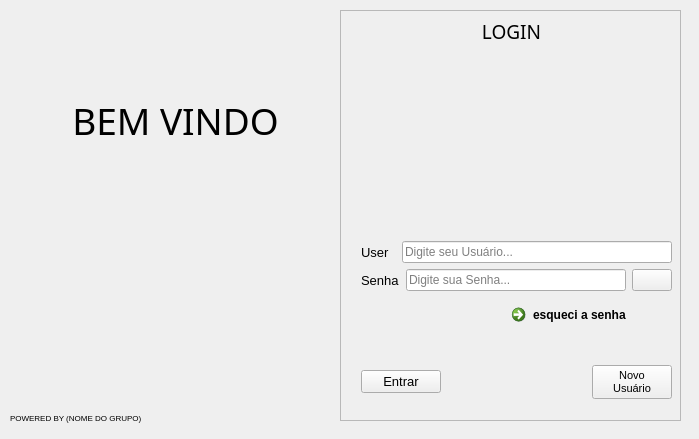
<?xml version="1.0" encoding="UTF-8"?>
<ui version="4.0">
 <class>MainWindow</class>
 <widget class="QMainWindow" name="MainWindow">
  <property name="geometry">
   <rect>
    <x>0</x>
    <y>0</y>
    <width>699</width>
    <height>439</height>
   </rect>
  </property>
  <property name="windowTitle">
   <string>MainWindow</string>
  </property>
  <property name="styleSheet">
   <string notr="true"/>
  </property>
  <widget class="QWidget" name="centralwidget">
   <widget class="QStackedWidget" name="stackedWidget">
    <property name="geometry">
     <rect>
      <x>340</x>
      <y>10</y>
      <width>341</width>
      <height>411</height>
     </rect>
    </property>
    <property name="frameShape">
     <enum>QFrame::StyledPanel</enum>
    </property>
    <property name="frameShadow">
     <enum>QFrame::Raised</enum>
    </property>
    <property name="currentIndex">
     <number>0</number>
    </property>
    <widget class="QWidget" name="stackedWidget_loginPage1_3">
     <widget class="QWidget" name="verticalLayoutWidget_5">
      <property name="geometry">
       <rect>
        <x>20</x>
        <y>230</y>
        <width>311</width>
        <height>158</height>
       </rect>
      </property>
      <layout class="QVBoxLayout" name="verticalLayout_3">
       <item>
        <layout class="QHBoxLayout" name="horizontalLayout_5">
         <item>
          <widget class="QLabel" name="label_user_3">
           <property name="font">
            <font>
             <family>MS Shell Dlg 2</family>
             <pointsize>10</pointsize>
             <weight>50</weight>
             <italic>false</italic>
             <bold>false</bold>
            </font>
           </property>
           <property name="text">
            <string>User  </string>
           </property>
          </widget>
         </item>
         <item>
          <widget class="QLineEdit" name="lineEdit_user_2">
           <property name="font">
            <font>
             <family>MS Shell Dlg 2</family>
             <italic>false</italic>
            </font>
           </property>
           <property name="placeholderText">
            <string>Digite seu Usuário...</string>
           </property>
          </widget>
         </item>
        </layout>
       </item>
       <item>
        <layout class="QHBoxLayout" name="horizontalLayout_6">
         <item>
          <widget class="QLabel" name="label_passwrd_3">
           <property name="font">
            <font>
             <family>MS Shell Dlg 2</family>
             <pointsize>10</pointsize>
             <weight>50</weight>
             <italic>false</italic>
             <bold>false</bold>
            </font>
           </property>
           <property name="text">
            <string>Senha</string>
           </property>
          </widget>
         </item>
         <item>
          <widget class="QLineEdit" name="lineEdit_passwrd_3">
           <property name="font">
            <font>
             <family>MS Shell Dlg 2</family>
             <italic>false</italic>
            </font>
           </property>
           <property name="placeholderText">
            <string>Digite sua Senha...</string>
           </property>
          </widget>
         </item>
         <item>
          <widget class="QPushButton" name="bttn_passwrdview_2">
           <property name="text">
            <string/>
           </property>
          </widget>
         </item>
        </layout>
       </item>
       <item>
        <layout class="QHBoxLayout" name="horizontalLayout_3">
         <item>
          <spacer name="horizontalSpacer_3">
           <property name="orientation">
            <enum>Qt::Horizontal</enum>
           </property>
           <property name="sizeHint" stdset="0">
            <size>
             <width>40</width>
             <height>20</height>
            </size>
           </property>
          </spacer>
         </item>
         <item>
          <widget class="QCommandLinkButton" name="commandLinkButton">
           <property name="text">
            <string>esqueci a senha</string>
           </property>
          </widget>
         </item>
        </layout>
       </item>
       <item>
        <spacer name="verticalSpacer">
         <property name="orientation">
          <enum>Qt::Vertical</enum>
         </property>
         <property name="sizeHint" stdset="0">
          <size>
           <width>20</width>
           <height>40</height>
          </size>
         </property>
        </spacer>
       </item>
       <item>
        <layout class="QHBoxLayout" name="horizontalLayout">
         <item>
          <widget class="QPushButton" name="bttn_login">
           <property name="font">
            <font>
             <family>MS Shell Dlg 2</family>
             <pointsize>10</pointsize>
             <weight>50</weight>
             <italic>false</italic>
             <bold>false</bold>
            </font>
           </property>
           <property name="text">
            <string>Entrar</string>
           </property>
          </widget>
         </item>
         <item>
          <spacer name="horizontalSpacer">
           <property name="orientation">
            <enum>Qt::Horizontal</enum>
           </property>
           <property name="sizeHint" stdset="0">
            <size>
             <width>40</width>
             <height>20</height>
            </size>
           </property>
          </spacer>
         </item>
         <item>
          <widget class="QPushButton" name="bttn_alterindex_2">
           <property name="font">
            <font>
             <family>MS Shell Dlg 2</family>
             <pointsize>8</pointsize>
             <weight>50</weight>
             <italic>false</italic>
             <bold>false</bold>
            </font>
           </property>
           <property name="text">
            <string>Novo 
Usuário</string>
           </property>
          </widget>
         </item>
        </layout>
       </item>
      </layout>
     </widget>
     <widget class="QLabel" name="label_5">
      <property name="geometry">
       <rect>
        <x>0</x>
        <y>0</y>
        <width>341</width>
        <height>41</height>
       </rect>
      </property>
      <property name="font">
       <font>
        <family>Montserrat Medium</family>
        <pointsize>14</pointsize>
        <italic>false</italic>
       </font>
      </property>
      <property name="text">
       <string>&lt;html&gt;&lt;head/&gt;&lt;body&gt;&lt;p align=&quot;center&quot;&gt;LOGIN&lt;/p&gt;&lt;/body&gt;&lt;/html&gt;</string>
      </property>
     </widget>
    </widget>
    <widget class="QWidget" name="page_3">
     <widget class="QWidget" name="verticalLayoutWidget_6">
      <property name="geometry">
       <rect>
        <x>10</x>
        <y>140</y>
        <width>311</width>
        <height>241</height>
       </rect>
      </property>
      <layout class="QVBoxLayout" name="verticalLayout_8">
       <item>
        <spacer name="verticalSpacer_2">
         <property name="orientation">
          <enum>Qt::Vertical</enum>
         </property>
         <property name="sizeHint" stdset="0">
          <size>
           <width>20</width>
           <height>40</height>
          </size>
         </property>
        </spacer>
       </item>
       <item>
        <layout class="QHBoxLayout" name="horizontalLayout_15">
         <item>
          <widget class="QLabel" name="label_name_4">
           <property name="font">
            <font>
             <family>MS Shell Dlg 2</family>
             <pointsize>10</pointsize>
             <weight>50</weight>
             <italic>false</italic>
             <bold>false</bold>
            </font>
           </property>
           <property name="text">
            <string>Nome</string>
           </property>
          </widget>
         </item>
         <item>
          <widget class="QLineEdit" name="lineEdit_name">
           <property name="font">
            <font>
             <family>MS Shell Dlg 2</family>
             <italic>false</italic>
            </font>
           </property>
           <property name="placeholderText">
            <string>Informe seu Nome completo...</string>
           </property>
          </widget>
         </item>
        </layout>
       </item>
       <item>
        <layout class="QHBoxLayout" name="horizontalLayout_16">
         <item>
          <widget class="QLabel" name="label_user_6">
           <property name="font">
            <font>
             <family>MS Shell Dlg 2</family>
             <pointsize>10</pointsize>
            </font>
           </property>
           <property name="text">
            <string>User  </string>
           </property>
          </widget>
         </item>
         <item>
          <widget class="QLineEdit" name="lineEdit_user">
           <property name="font">
            <font>
             <family>MS Shell Dlg 2</family>
             <italic>false</italic>
            </font>
           </property>
           <property name="placeholderText">
            <string>Informe seu Usuário...</string>
           </property>
          </widget>
         </item>
         <item>
          <widget class="QLabel" name="label_2">
           <property name="font">
            <font>
             <family>MS Shell Dlg 2</family>
             <pointsize>10</pointsize>
            </font>
           </property>
           <property name="text">
            <string>Permissão</string>
           </property>
          </widget>
         </item>
         <item>
          <widget class="QComboBox" name="comboBox">
           <property name="font">
            <font>
             <family>MS Shell Dlg 2</family>
             <pointsize>8</pointsize>
             <italic>false</italic>
            </font>
           </property>
           <item>
            <property name="text">
             <string>Recepcionista</string>
            </property>
           </item>
           <item>
            <property name="text">
             <string>Gerente</string>
            </property>
           </item>
           <item>
            <property name="text">
             <string>Administrador</string>
            </property>
           </item>
          </widget>
         </item>
        </layout>
       </item>
       <item>
        <layout class="QHBoxLayout" name="horizontalLayout_17">
         <item>
          <widget class="QLabel" name="label_email_4">
           <property name="font">
            <font>
             <family>MS Shell Dlg 2</family>
             <pointsize>10</pointsize>
             <weight>50</weight>
             <italic>false</italic>
             <bold>false</bold>
            </font>
           </property>
           <property name="text">
            <string>E-mail</string>
           </property>
          </widget>
         </item>
         <item>
          <widget class="QLineEdit" name="lineEdit_email">
           <property name="font">
            <font>
             <family>MS Shell Dlg 2</family>
             <italic>false</italic>
            </font>
           </property>
           <property name="placeholderText">
            <string>Informe seu E-mail...</string>
           </property>
          </widget>
         </item>
        </layout>
       </item>
       <item>
        <layout class="QHBoxLayout" name="horizontalLayout_18">
         <item>
          <widget class="QLabel" name="label_passwrd_6">
           <property name="font">
            <font>
             <family>MS Shell Dlg 2</family>
             <pointsize>10</pointsize>
             <weight>50</weight>
             <italic>false</italic>
             <bold>false</bold>
            </font>
           </property>
           <property name="text">
            <string>Senha</string>
           </property>
          </widget>
         </item>
         <item>
          <layout class="QVBoxLayout" name="verticalLayout_9">
           <item>
            <widget class="QLineEdit" name="lineEdit_passwrd">
             <property name="font">
              <font>
               <family>MS Shell Dlg 2</family>
               <italic>false</italic>
              </font>
             </property>
             <property name="placeholderText">
              <string>Informe sua Senha...</string>
             </property>
            </widget>
           </item>
           <item>
            <widget class="QLineEdit" name="lineEdit_passwrd_2">
             <property name="font">
              <font>
               <family>MS Shell Dlg 2</family>
               <italic>false</italic>
              </font>
             </property>
             <property name="placeholderText">
              <string>Confirme sua Senha...</string>
             </property>
            </widget>
           </item>
          </layout>
         </item>
         <item>
          <widget class="QPushButton" name="bttn_passwrdview">
           <property name="text">
            <string/>
           </property>
          </widget>
         </item>
        </layout>
       </item>
       <item>
        <layout class="QHBoxLayout" name="horizontalLayout_2">
         <item>
          <widget class="QPushButton" name="bttn_register">
           <property name="font">
            <font>
             <family>MS Shell Dlg 2</family>
             <pointsize>10</pointsize>
             <weight>50</weight>
             <italic>false</italic>
             <bold>false</bold>
            </font>
           </property>
           <property name="text">
            <string>Cadastrar</string>
           </property>
          </widget>
         </item>
         <item>
          <spacer name="horizontalSpacer_2">
           <property name="orientation">
            <enum>Qt::Horizontal</enum>
           </property>
           <property name="sizeHint" stdset="0">
            <size>
             <width>40</width>
             <height>20</height>
            </size>
           </property>
          </spacer>
         </item>
         <item>
          <widget class="QPushButton" name="bttn_alterindex">
           <property name="font">
            <font>
             <family>MS Shell Dlg 2</family>
             <pointsize>10</pointsize>
             <weight>50</weight>
             <italic>false</italic>
             <bold>false</bold>
            </font>
           </property>
           <property name="text">
            <string>Voltar</string>
           </property>
          </widget>
         </item>
        </layout>
       </item>
      </layout>
     </widget>
     <widget class="QLabel" name="label_6">
      <property name="geometry">
       <rect>
        <x>0</x>
        <y>0</y>
        <width>341</width>
        <height>41</height>
       </rect>
      </property>
      <property name="font">
       <font>
        <family>Montserrat Medium</family>
        <pointsize>14</pointsize>
        <italic>false</italic>
       </font>
      </property>
      <property name="text">
       <string>&lt;html&gt;&lt;head/&gt;&lt;body&gt;&lt;p align=&quot;center&quot;&gt;NOVO CADASTRO&lt;/p&gt;&lt;/body&gt;&lt;/html&gt;</string>
      </property>
     </widget>
    </widget>
    <widget class="QWidget" name="page_2">
     <widget class="QWidget" name="verticalLayoutWidget_8">
      <property name="geometry">
       <rect>
        <x>10</x>
        <y>230</y>
        <width>330</width>
        <height>158</height>
       </rect>
      </property>
      <layout class="QVBoxLayout" name="verticalLayout_6">
       <item>
        <layout class="QHBoxLayout" name="horizontalLayout_14">
         <item>
          <widget class="QLabel" name="label_user_7">
           <property name="font">
            <font>
             <family>MS Shell Dlg 2</family>
             <pointsize>10</pointsize>
             <weight>50</weight>
             <italic>false</italic>
             <bold>false</bold>
            </font>
           </property>
           <property name="text">
            <string>Nova senha:</string>
           </property>
          </widget>
         </item>
         <item>
          <widget class="QLineEdit" name="lineEdit_user_5">
           <property name="font">
            <font>
             <family>MS Shell Dlg 2</family>
             <italic>false</italic>
            </font>
           </property>
           <property name="placeholderText">
            <string>digite a nova senha</string>
           </property>
          </widget>
         </item>
        </layout>
       </item>
       <item>
        <layout class="QHBoxLayout" name="horizontalLayout_19">
         <item>
          <widget class="QLabel" name="label_passwrd_7">
           <property name="font">
            <font>
             <family>MS Shell Dlg 2</family>
             <pointsize>10</pointsize>
             <weight>50</weight>
             <italic>false</italic>
             <bold>false</bold>
            </font>
           </property>
           <property name="text">
            <string>Confirmar senha:</string>
           </property>
          </widget>
         </item>
         <item>
          <widget class="QLineEdit" name="lineEdit_passwrd_6">
           <property name="font">
            <font>
             <family>MS Shell Dlg 2</family>
             <italic>false</italic>
            </font>
           </property>
           <property name="placeholderText">
            <string>confirme a nova senha</string>
           </property>
          </widget>
         </item>
        </layout>
       </item>
       <item>
        <layout class="QHBoxLayout" name="horizontalLayout_20">
         <item>
          <spacer name="horizontalSpacer_8">
           <property name="orientation">
            <enum>Qt::Horizontal</enum>
           </property>
           <property name="sizeHint" stdset="0">
            <size>
             <width>40</width>
             <height>20</height>
            </size>
           </property>
          </spacer>
         </item>
        </layout>
       </item>
       <item>
        <widget class="QPushButton" name="pushButton_2">
         <property name="text">
          <string>Redefinir</string>
         </property>
        </widget>
       </item>
       <item>
        <spacer name="verticalSpacer_5">
         <property name="orientation">
          <enum>Qt::Vertical</enum>
         </property>
         <property name="sizeHint" stdset="0">
          <size>
           <width>20</width>
           <height>40</height>
          </size>
         </property>
        </spacer>
       </item>
       <item>
        <layout class="QHBoxLayout" name="horizontalLayout_21">
         <item>
          <spacer name="horizontalSpacer_9">
           <property name="orientation">
            <enum>Qt::Horizontal</enum>
           </property>
           <property name="sizeHint" stdset="0">
            <size>
             <width>40</width>
             <height>20</height>
            </size>
           </property>
          </spacer>
         </item>
        </layout>
       </item>
      </layout>
     </widget>
     <widget class="QLabel" name="label_10">
      <property name="geometry">
       <rect>
        <x>0</x>
        <y>0</y>
        <width>341</width>
        <height>41</height>
       </rect>
      </property>
      <property name="font">
       <font>
        <family>Montserrat Medium</family>
        <pointsize>14</pointsize>
        <italic>false</italic>
       </font>
      </property>
      <property name="text">
       <string>&lt;html&gt;&lt;head/&gt;&lt;body&gt;&lt;p align=&quot;center&quot;&gt;REDEFINIR SENHA&lt;/p&gt;&lt;/body&gt;&lt;/html&gt;</string>
      </property>
     </widget>
    </widget>
    <widget class="QWidget" name="forgot_page">
     <widget class="QWidget" name="verticalLayoutWidget_7">
      <property name="geometry">
       <rect>
        <x>0</x>
        <y>220</y>
        <width>330</width>
        <height>158</height>
       </rect>
      </property>
      <layout class="QVBoxLayout" name="verticalLayout_5">
       <item>
        <layout class="QHBoxLayout" name="horizontalLayout_10">
         <item>
          <widget class="QLabel" name="label_user_5">
           <property name="font">
            <font>
             <family>MS Shell Dlg 2</family>
             <pointsize>10</pointsize>
             <weight>50</weight>
             <italic>false</italic>
             <bold>false</bold>
            </font>
           </property>
           <property name="text">
            <string>CPF</string>
           </property>
          </widget>
         </item>
         <item>
          <widget class="QLineEdit" name="lineEdit_cpf">
           <property name="font">
            <font>
             <family>MS Shell Dlg 2</family>
             <italic>false</italic>
            </font>
           </property>
           <property name="placeholderText">
            <string>Não use traços e nem pontos, apenas números</string>
           </property>
          </widget>
         </item>
        </layout>
       </item>
       <item>
        <layout class="QHBoxLayout" name="horizontalLayout_11">
         <item>
          <widget class="QLabel" name="label_passwrd_5">
           <property name="font">
            <font>
             <family>MS Shell Dlg 2</family>
             <pointsize>10</pointsize>
             <weight>50</weight>
             <italic>false</italic>
             <bold>false</bold>
            </font>
           </property>
           <property name="text">
            <string>Data de Nascimento:</string>
           </property>
          </widget>
         </item>
         <item>
          <widget class="QLineEdit" name="lineEdit_bday">
           <property name="font">
            <font>
             <family>MS Shell Dlg 2</family>
             <italic>false</italic>
            </font>
           </property>
           <property name="placeholderText">
            <string>Use apenas números</string>
           </property>
          </widget>
         </item>
        </layout>
       </item>
       <item>
        <layout class="QHBoxLayout" name="horizontalLayout_12">
         <item>
          <spacer name="horizontalSpacer_6">
           <property name="orientation">
            <enum>Qt::Horizontal</enum>
           </property>
           <property name="sizeHint" stdset="0">
            <size>
             <width>40</width>
             <height>20</height>
            </size>
           </property>
          </spacer>
         </item>
        </layout>
       </item>
       <item>
        <widget class="QPushButton" name="pushButton">
         <property name="text">
          <string>Buscar</string>
         </property>
        </widget>
       </item>
       <item>
        <spacer name="verticalSpacer_4">
         <property name="orientation">
          <enum>Qt::Vertical</enum>
         </property>
         <property name="sizeHint" stdset="0">
          <size>
           <width>20</width>
           <height>40</height>
          </size>
         </property>
        </spacer>
       </item>
       <item>
        <layout class="QHBoxLayout" name="horizontalLayout_13">
         <item>
          <spacer name="horizontalSpacer_7">
           <property name="orientation">
            <enum>Qt::Horizontal</enum>
           </property>
           <property name="sizeHint" stdset="0">
            <size>
             <width>40</width>
             <height>20</height>
            </size>
           </property>
          </spacer>
         </item>
        </layout>
       </item>
      </layout>
     </widget>
     <widget class="QLabel" name="label_8">
      <property name="geometry">
       <rect>
        <x>330</x>
        <y>10</y>
        <width>341</width>
        <height>41</height>
       </rect>
      </property>
      <property name="font">
       <font>
        <family>Montserrat Medium</family>
        <pointsize>14</pointsize>
        <italic>false</italic>
       </font>
      </property>
      <property name="text">
       <string>&lt;html&gt;&lt;head/&gt;&lt;body&gt;&lt;p align=&quot;center&quot;&gt;LOGIN&lt;/p&gt;&lt;/body&gt;&lt;/html&gt;</string>
      </property>
     </widget>
     <widget class="QLabel" name="label_9">
      <property name="geometry">
       <rect>
        <x>0</x>
        <y>10</y>
        <width>341</width>
        <height>41</height>
       </rect>
      </property>
      <property name="font">
       <font>
        <family>Montserrat Medium</family>
        <pointsize>14</pointsize>
        <italic>false</italic>
       </font>
      </property>
      <property name="text">
       <string>&lt;html&gt;&lt;head/&gt;&lt;body&gt;&lt;p align=&quot;center&quot;&gt;ESQUECI MINHA SENHA&lt;/p&gt;&lt;/body&gt;&lt;/html&gt;</string>
      </property>
     </widget>
    </widget>
   </widget>
   <widget class="QLabel" name="label_7">
    <property name="geometry">
     <rect>
      <x>10</x>
      <y>90</y>
      <width>331</width>
      <height>61</height>
     </rect>
    </property>
    <property name="font">
     <font>
      <family>Montserrat Medium</family>
      <pointsize>48</pointsize>
      <italic>false</italic>
     </font>
    </property>
    <property name="text">
     <string>&lt;html&gt;&lt;head/&gt;&lt;body&gt;&lt;p align=&quot;center&quot;&gt;&lt;span style=&quot; font-size:28pt;&quot;&gt;BEM VINDO&lt;/span&gt;&lt;/p&gt;&lt;/body&gt;&lt;/html&gt;</string>
    </property>
   </widget>
   <widget class="QLabel" name="label">
    <property name="geometry">
     <rect>
      <x>10</x>
      <y>410</y>
      <width>161</width>
      <height>16</height>
     </rect>
    </property>
    <property name="text">
     <string>&lt;html&gt;&lt;head/&gt;&lt;body&gt;&lt;p&gt;&lt;span style=&quot; font-size:6pt;&quot;&gt;POWERED BY (NOME DO GRUPO)&lt;/span&gt;&lt;/p&gt;&lt;/body&gt;&lt;/html&gt;</string>
    </property>
   </widget>
  </widget>
 </widget>
 <resources/>
 <connections/>
</ui>
